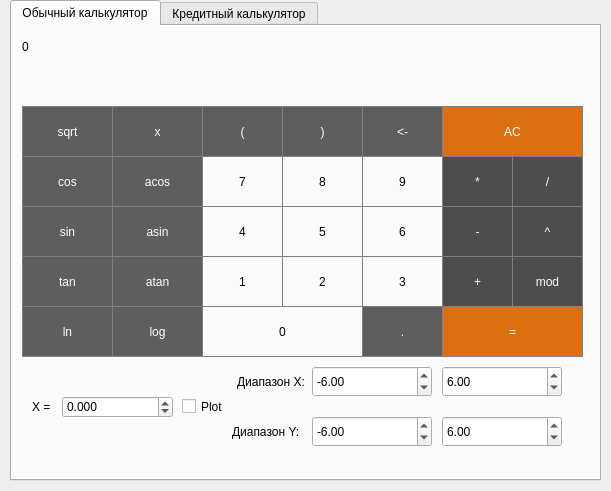
<?xml version="1.0" encoding="UTF-8"?>
<ui version="4.0">
 <class>MainWindow</class>
 <widget class="QMainWindow" name="MainWindow">
  <property name="geometry">
   <rect>
    <x>0</x>
    <y>0</y>
    <width>611</width>
    <height>491</height>
   </rect>
  </property>
  <property name="sizePolicy">
   <sizepolicy hsizetype="Maximum" vsizetype="Maximum">
    <horstretch>0</horstretch>
    <verstretch>0</verstretch>
   </sizepolicy>
  </property>
  <property name="minimumSize">
   <size>
    <width>611</width>
    <height>491</height>
   </size>
  </property>
  <property name="maximumSize">
   <size>
    <width>611</width>
    <height>491</height>
   </size>
  </property>
  <property name="windowTitle">
   <string>MainWindow</string>
  </property>
  <widget class="QWidget" name="centralwidget">
   <widget class="QTabWidget" name="tabWidget">
    <property name="geometry">
     <rect>
      <x>10</x>
      <y>0</y>
      <width>591</width>
      <height>481</height>
     </rect>
    </property>
    <property name="currentIndex">
     <number>0</number>
    </property>
    <widget class="QWidget" name="tab">
     <attribute name="title">
      <string>Обычный калькулятор</string>
     </attribute>
     <widget class="QPushButton" name="pushButton_sin">
      <property name="geometry">
       <rect>
        <x>10</x>
        <y>180</y>
        <width>91</width>
        <height>51</height>
       </rect>
      </property>
      <property name="styleSheet">
       <string notr="true">QPushButton {
  background-color: rgb(94, 94, 94);
  color: white; 
  border: 1px solid gray;
}

QPushButton:pressed {
    background-color: qlineargradient(x1: 0, y1: 0, x2: 0, y2: 1,
                                      stop: 0 #FF7832, stop: 1 #FF9739);
}</string>
      </property>
      <property name="text">
       <string>sin</string>
      </property>
     </widget>
     <widget class="QLabel" name="out_result">
      <property name="geometry">
       <rect>
        <x>10</x>
        <y>0</y>
        <width>561</width>
        <height>41</height>
       </rect>
      </property>
      <property name="styleSheet">
       <string notr="true">QLabel {
  qproperty-alignment: 'AlignVCenter | AlignRight';
  border: 1px solid gray;
}

background-color : white;</string>
      </property>
      <property name="text">
       <string>0</string>
      </property>
     </widget>
     <widget class="QLabel" name="range_Y">
      <property name="geometry">
       <rect>
        <x>220</x>
        <y>390</y>
        <width>77</width>
        <height>31</height>
       </rect>
      </property>
      <property name="text">
       <string>Диапазон Y:</string>
      </property>
     </widget>
     <widget class="QPushButton" name="pushButton_8">
      <property name="geometry">
       <rect>
        <x>270</x>
        <y>130</y>
        <width>81</width>
        <height>51</height>
       </rect>
      </property>
      <property name="styleSheet">
       <string notr="true">QPushButton {
   border: 1px solid gray;
}
QPushButton:pressed {
    background-color: qlineargradient(x1: 0, y1: 0, x2: 0, y2: 1,
                                      stop: 0 #dadbde, stop: 1 #f6f7fa);
}</string>
      </property>
      <property name="text">
       <string>8</string>
      </property>
     </widget>
     <widget class="QPushButton" name="pushButton_diff">
      <property name="geometry">
       <rect>
        <x>430</x>
        <y>180</y>
        <width>71</width>
        <height>51</height>
       </rect>
      </property>
      <property name="styleSheet">
       <string notr="true">QPushButton {
  background-color: rgb(77, 77, 78);
  color: white; 
  border: 1px solid gray;
}

QPushButton:pressed {
    background-color: qlineargradient(x1: 0, y1: 0, x2: 0, y2: 1,
                                      stop: 0 #FF7832, stop: 1 #FF9739);
}</string>
      </property>
      <property name="text">
       <string>-</string>
      </property>
     </widget>
     <widget class="QPushButton" name="pushButton_sum">
      <property name="geometry">
       <rect>
        <x>430</x>
        <y>230</y>
        <width>71</width>
        <height>51</height>
       </rect>
      </property>
      <property name="styleSheet">
       <string notr="true">QPushButton {
  background-color: rgb(77, 77, 78);
  color: white; 
  border: 1px solid gray;
}

QPushButton:pressed {
    background-color: qlineargradient(x1: 0, y1: 0, x2: 0, y2: 1,
                                      stop: 0 #FF7832, stop: 1 #FF9739);
}</string>
      </property>
      <property name="text">
       <string>+</string>
      </property>
     </widget>
     <widget class="QCheckBox" name="plot">
      <property name="geometry">
       <rect>
        <x>170</x>
        <y>350</y>
        <width>49</width>
        <height>61</height>
       </rect>
      </property>
      <property name="text">
       <string>Plot</string>
      </property>
      <property name="autoRepeat">
       <bool>false</bool>
      </property>
      <property name="tristate">
       <bool>false</bool>
      </property>
     </widget>
     <widget class="QPushButton" name="pushButton_acos">
      <property name="geometry">
       <rect>
        <x>100</x>
        <y>130</y>
        <width>91</width>
        <height>51</height>
       </rect>
      </property>
      <property name="styleSheet">
       <string notr="true">QPushButton {
  background-color: rgb(94, 94, 94);
  color: white; 
  border: 1px solid gray;
}

QPushButton:pressed {
    background-color: qlineargradient(x1: 0, y1: 0, x2: 0, y2: 1,
                                      stop: 0 #FF7832, stop: 1 #FF9739);
}</string>
      </property>
      <property name="text">
       <string>acos</string>
      </property>
     </widget>
     <widget class="QDoubleSpinBox" name="min_X">
      <property name="geometry">
       <rect>
        <x>300</x>
        <y>340</y>
        <width>120</width>
        <height>31</height>
       </rect>
      </property>
      <property name="decimals">
       <number>2</number>
      </property>
      <property name="minimum">
       <double>-999.990000000000009</double>
      </property>
      <property name="maximum">
       <double>999.990000000000009</double>
      </property>
      <property name="value">
       <double>-6.000000000000000</double>
      </property>
     </widget>
     <widget class="QPushButton" name="pushButton_result">
      <property name="geometry">
       <rect>
        <x>430</x>
        <y>280</y>
        <width>141</width>
        <height>51</height>
       </rect>
      </property>
      <property name="styleSheet">
       <string notr="true">QPushButton {
  background-color: rgb(218, 112, 15);
  color: white; 
  border: 1px solid gray;
}

QPushButton:pressed {
    background-color: qlineargradient(x1: 0, y1: 0, x2: 0, y2: 1,
                                      stop: 0 #FF7832, stop: 1 #FF9739);
}</string>
      </property>
      <property name="text">
       <string>=</string>
      </property>
     </widget>
     <widget class="QPushButton" name="pushButton_7">
      <property name="geometry">
       <rect>
        <x>190</x>
        <y>130</y>
        <width>81</width>
        <height>51</height>
       </rect>
      </property>
      <property name="styleSheet">
       <string notr="true">QPushButton {
   border: 1px solid gray;
}
QPushButton:pressed {
    background-color: qlineargradient(x1: 0, y1: 0, x2: 0, y2: 1,
                                      stop: 0 #dadbde, stop: 1 #f6f7fa);
}</string>
      </property>
      <property name="text">
       <string>7</string>
      </property>
     </widget>
     <widget class="QDoubleSpinBox" name="max_X">
      <property name="geometry">
       <rect>
        <x>430</x>
        <y>340</y>
        <width>120</width>
        <height>31</height>
       </rect>
      </property>
      <property name="decimals">
       <number>2</number>
      </property>
      <property name="minimum">
       <double>-999.990000000000009</double>
      </property>
      <property name="maximum">
       <double>999.990000000000009</double>
      </property>
      <property name="value">
       <double>6.000000000000000</double>
      </property>
     </widget>
     <widget class="QDoubleSpinBox" name="min_Y">
      <property name="geometry">
       <rect>
        <x>300</x>
        <y>390</y>
        <width>120</width>
        <height>31</height>
       </rect>
      </property>
      <property name="decimals">
       <number>2</number>
      </property>
      <property name="minimum">
       <double>-999.990000000000009</double>
      </property>
      <property name="maximum">
       <double>999.990000000000009</double>
      </property>
      <property name="value">
       <double>-6.000000000000000</double>
      </property>
     </widget>
     <widget class="QPushButton" name="pushButton_div">
      <property name="geometry">
       <rect>
        <x>500</x>
        <y>130</y>
        <width>71</width>
        <height>51</height>
       </rect>
      </property>
      <property name="styleSheet">
       <string notr="true">QPushButton {
  background-color: rgb(77, 77, 78);
  color: white; 
  border: 1px solid gray;
}

QPushButton:pressed {
    background-color: qlineargradient(x1: 0, y1: 0, x2: 0, y2: 1,
                                      stop: 0 #FF7832, stop: 1 #FF9739);
}</string>
      </property>
      <property name="text">
       <string>/</string>
      </property>
     </widget>
     <widget class="QPushButton" name="pushButton_sqrt">
      <property name="geometry">
       <rect>
        <x>10</x>
        <y>80</y>
        <width>91</width>
        <height>51</height>
       </rect>
      </property>
      <property name="styleSheet">
       <string notr="true">QPushButton {
  background-color: rgb(94, 94, 94);
  color: white; 
  border: 1px solid gray;
}

QPushButton:pressed {
    background-color: qlineargradient(x1: 0, y1: 0, x2: 0, y2: 1,
                                      stop: 0 #FF7832, stop: 1 #FF9739);
}</string>
      </property>
      <property name="text">
       <string>sqrt</string>
      </property>
     </widget>
     <widget class="QPushButton" name="pushButton_mult">
      <property name="geometry">
       <rect>
        <x>430</x>
        <y>130</y>
        <width>71</width>
        <height>51</height>
       </rect>
      </property>
      <property name="styleSheet">
       <string notr="true">QPushButton {
  background-color: rgb(77, 77, 78);
  color: white; 
  border: 1px solid gray;
}

QPushButton:pressed {
    background-color: qlineargradient(x1: 0, y1: 0, x2: 0, y2: 1,
                                      stop: 0 #FF7832, stop: 1 #FF9739);
}</string>
      </property>
      <property name="text">
       <string>*</string>
      </property>
     </widget>
     <widget class="QPushButton" name="pushButton_1">
      <property name="geometry">
       <rect>
        <x>190</x>
        <y>230</y>
        <width>81</width>
        <height>51</height>
       </rect>
      </property>
      <property name="styleSheet">
       <string notr="true">QPushButton {
   border: 1px solid gray;
}
QPushButton:pressed {
    background-color: qlineargradient(x1: 0, y1: 0, x2: 0, y2: 1,
                                      stop: 0 #dadbde, stop: 1 #f6f7fa);
}</string>
      </property>
      <property name="text">
       <string>1</string>
      </property>
     </widget>
     <widget class="QLabel" name="out_string">
      <property name="geometry">
       <rect>
        <x>10</x>
        <y>40</y>
        <width>561</width>
        <height>41</height>
       </rect>
      </property>
      <property name="styleSheet">
       <string notr="true">QLabel {
  qproperty-alignment: 'AlignVCenter | AlignRight';
  border: 1px solid gray;
}

background-color : white;</string>
      </property>
      <property name="text">
       <string/>
      </property>
     </widget>
     <widget class="QLabel" name="text_X">
      <property name="geometry">
       <rect>
        <x>20</x>
        <y>365</y>
        <width>21</width>
        <height>31</height>
       </rect>
      </property>
      <property name="text">
       <string>X = </string>
      </property>
     </widget>
     <widget class="QPushButton" name="pushButton_ac">
      <property name="geometry">
       <rect>
        <x>430</x>
        <y>80</y>
        <width>141</width>
        <height>51</height>
       </rect>
      </property>
      <property name="styleSheet">
       <string notr="true">QPushButton {
  background-color:rgb(218, 112, 15);
  color: white; 
  border: 1px solid gray;
}

QPushButton:pressed {
    background-color: qlineargradient(x1: 0, y1: 0, x2: 0, y2: 1,
                                      stop: 0 #FF7832, stop: 1 #FF9739);
}</string>
      </property>
      <property name="text">
       <string>AC</string>
      </property>
     </widget>
     <widget class="QPushButton" name="pushButton_atan">
      <property name="geometry">
       <rect>
        <x>100</x>
        <y>230</y>
        <width>91</width>
        <height>51</height>
       </rect>
      </property>
      <property name="styleSheet">
       <string notr="true">QPushButton {
  background-color: rgb(94, 94, 94);
  color: white; 
  border: 1px solid gray;
}

QPushButton:pressed {
    background-color: qlineargradient(x1: 0, y1: 0, x2: 0, y2: 1,
                                      stop: 0 #FF7832, stop: 1 #FF9739);
}</string>
      </property>
      <property name="text">
       <string>atan</string>
      </property>
     </widget>
     <widget class="QPushButton" name="pushButton_5">
      <property name="geometry">
       <rect>
        <x>270</x>
        <y>180</y>
        <width>81</width>
        <height>51</height>
       </rect>
      </property>
      <property name="styleSheet">
       <string notr="true">QPushButton {
   border: 1px solid gray;
}
QPushButton:pressed {
    background-color: qlineargradient(x1: 0, y1: 0, x2: 0, y2: 1,
                                      stop: 0 #dadbde, stop: 1 #f6f7fa);
}</string>
      </property>
      <property name="text">
       <string>5</string>
      </property>
     </widget>
     <widget class="QPushButton" name="pushButton_4">
      <property name="geometry">
       <rect>
        <x>190</x>
        <y>180</y>
        <width>81</width>
        <height>51</height>
       </rect>
      </property>
      <property name="styleSheet">
       <string notr="true">QPushButton {
   border: 1px solid gray;
}
QPushButton:pressed {
    background-color: qlineargradient(x1: 0, y1: 0, x2: 0, y2: 1,
                                      stop: 0 #dadbde, stop: 1 #f6f7fa);
}</string>
      </property>
      <property name="text">
       <string>4</string>
      </property>
     </widget>
     <widget class="QPushButton" name="pushButton_9">
      <property name="geometry">
       <rect>
        <x>350</x>
        <y>130</y>
        <width>81</width>
        <height>51</height>
       </rect>
      </property>
      <property name="styleSheet">
       <string notr="true">QPushButton {
   border: 1px solid gray;
}
QPushButton:pressed {
    background-color: qlineargradient(x1: 0, y1: 0, x2: 0, y2: 1,
                                      stop: 0 #dadbde, stop: 1 #f6f7fa);
}</string>
      </property>
      <property name="text">
       <string>9</string>
      </property>
     </widget>
     <widget class="QPushButton" name="pushButton_degree">
      <property name="geometry">
       <rect>
        <x>500</x>
        <y>180</y>
        <width>71</width>
        <height>51</height>
       </rect>
      </property>
      <property name="styleSheet">
       <string notr="true">QPushButton {
  background-color: rgb(77, 77, 78);
  color: white; 
  border: 1px solid gray;
}

QPushButton:pressed {
    background-color: qlineargradient(x1: 0, y1: 0, x2: 0, y2: 1,
                                      stop: 0 #FF7832, stop: 1 #FF9739);
}</string>
      </property>
      <property name="text">
       <string>^</string>
      </property>
     </widget>
     <widget class="QLabel" name="range_X">
      <property name="geometry">
       <rect>
        <x>225</x>
        <y>340</y>
        <width>77</width>
        <height>31</height>
       </rect>
      </property>
      <property name="text">
       <string>Диапазон X:</string>
      </property>
     </widget>
     <widget class="QPushButton" name="pushButton_close_bracket">
      <property name="geometry">
       <rect>
        <x>270</x>
        <y>80</y>
        <width>81</width>
        <height>51</height>
       </rect>
      </property>
      <property name="styleSheet">
       <string notr="true">QPushButton {
  background-color: rgb(94, 94, 94);
  color: white; 
  border: 1px solid gray;
}

QPushButton:pressed {
    background-color: qlineargradient(x1: 0, y1: 0, x2: 0, y2: 1,
                                      stop: 0 #FF7832, stop: 1 #FF9739);
}</string>
      </property>
      <property name="text">
       <string>)</string>
      </property>
     </widget>
     <widget class="QDoubleSpinBox" name="input_X">
      <property name="geometry">
       <rect>
        <x>50</x>
        <y>370</y>
        <width>111</width>
        <height>22</height>
       </rect>
      </property>
      <property name="decimals">
       <number>3</number>
      </property>
      <property name="minimum">
       <double>-9999999.990000000223517</double>
      </property>
      <property name="maximum">
       <double>9999999.990000000223517</double>
      </property>
     </widget>
     <widget class="QPushButton" name="pushButton_6">
      <property name="geometry">
       <rect>
        <x>350</x>
        <y>180</y>
        <width>81</width>
        <height>51</height>
       </rect>
      </property>
      <property name="styleSheet">
       <string notr="true">QPushButton {
   border: 1px solid gray;
}
QPushButton:pressed {
    background-color: qlineargradient(x1: 0, y1: 0, x2: 0, y2: 1,
                                      stop: 0 #dadbde, stop: 1 #f6f7fa);
}</string>
      </property>
      <property name="text">
       <string>6</string>
      </property>
     </widget>
     <widget class="QPushButton" name="pushButton_asin">
      <property name="geometry">
       <rect>
        <x>100</x>
        <y>180</y>
        <width>91</width>
        <height>51</height>
       </rect>
      </property>
      <property name="styleSheet">
       <string notr="true">QPushButton {
  background-color: rgb(94, 94, 94);
  color: white; 
  border: 1px solid gray;
}

QPushButton:pressed {
    background-color: qlineargradient(x1: 0, y1: 0, x2: 0, y2: 1,
                                      stop: 0 #FF7832, stop: 1 #FF9739);
}</string>
      </property>
      <property name="text">
       <string>asin</string>
      </property>
     </widget>
     <widget class="QPushButton" name="pushButton_delete">
      <property name="geometry">
       <rect>
        <x>350</x>
        <y>80</y>
        <width>81</width>
        <height>51</height>
       </rect>
      </property>
      <property name="styleSheet">
       <string notr="true">QPushButton {
  background-color: rgb(94, 94, 94);
  color: white; 
  border: 1px solid gray;
}

QPushButton:pressed {
    background-color: qlineargradient(x1: 0, y1: 0, x2: 0, y2: 1,
                                      stop: 0 #FF7832, stop: 1 #FF9739);
}</string>
      </property>
      <property name="text">
       <string>&lt;-</string>
      </property>
     </widget>
     <widget class="QPushButton" name="pushButton_log">
      <property name="geometry">
       <rect>
        <x>100</x>
        <y>280</y>
        <width>91</width>
        <height>51</height>
       </rect>
      </property>
      <property name="styleSheet">
       <string notr="true">QPushButton {
  background-color: rgb(94, 94, 94);
  color: white; 
  border: 1px solid gray;
}

QPushButton:pressed {
    background-color: qlineargradient(x1: 0, y1: 0, x2: 0, y2: 1,
                                      stop: 0 #FF7832, stop: 1 #FF9739);
}</string>
      </property>
      <property name="text">
       <string>log</string>
      </property>
     </widget>
     <widget class="QPushButton" name="pushButton_x">
      <property name="geometry">
       <rect>
        <x>100</x>
        <y>80</y>
        <width>91</width>
        <height>51</height>
       </rect>
      </property>
      <property name="styleSheet">
       <string notr="true">QPushButton {
  background-color: rgb(94, 94, 94);
  color: white; 
  border: 1px solid gray;
}

QPushButton:pressed {
    background-color: qlineargradient(x1: 0, y1: 0, x2: 0, y2: 1,
                                      stop: 0 #FF7832, stop: 1 #FF9739);
}</string>
      </property>
      <property name="text">
       <string>x</string>
      </property>
     </widget>
     <widget class="QPushButton" name="pushButton_open_brecket">
      <property name="geometry">
       <rect>
        <x>190</x>
        <y>80</y>
        <width>81</width>
        <height>51</height>
       </rect>
      </property>
      <property name="styleSheet">
       <string notr="true">QPushButton {
  background-color: rgb(94, 94, 94);
  color: white; 
  border: 1px solid gray;
}

QPushButton:pressed {
    background-color: qlineargradient(x1: 0, y1: 0, x2: 0, y2: 1,
                                      stop: 0 #FF7832, stop: 1 #FF9739);
}</string>
      </property>
      <property name="text">
       <string>(</string>
      </property>
     </widget>
     <widget class="QPushButton" name="pushButton_2">
      <property name="geometry">
       <rect>
        <x>270</x>
        <y>230</y>
        <width>81</width>
        <height>51</height>
       </rect>
      </property>
      <property name="styleSheet">
       <string notr="true">QPushButton {
   border: 1px solid gray;
}
QPushButton:pressed {
    background-color: qlineargradient(x1: 0, y1: 0, x2: 0, y2: 1,
                                      stop: 0 #dadbde, stop: 1 #f6f7fa);
}</string>
      </property>
      <property name="text">
       <string>2</string>
      </property>
     </widget>
     <widget class="QPushButton" name="pushButton_3">
      <property name="geometry">
       <rect>
        <x>350</x>
        <y>230</y>
        <width>81</width>
        <height>51</height>
       </rect>
      </property>
      <property name="styleSheet">
       <string notr="true">QPushButton {
   border: 1px solid gray;
}
QPushButton:pressed {
    background-color: qlineargradient(x1: 0, y1: 0, x2: 0, y2: 1,
                                      stop: 0 #dadbde, stop: 1 #f6f7fa);
}</string>
      </property>
      <property name="text">
       <string>3</string>
      </property>
     </widget>
     <widget class="QPushButton" name="pushButton_dot">
      <property name="geometry">
       <rect>
        <x>350</x>
        <y>280</y>
        <width>81</width>
        <height>51</height>
       </rect>
      </property>
      <property name="styleSheet">
       <string notr="true">QPushButton {
  background-color: rgb(94, 94, 94);
  color: white; 
  border: 1px solid gray;
}

QPushButton:pressed {
    background-color: qlineargradient(x1: 0, y1: 0, x2: 0, y2: 1,
                                      stop: 0 #FF7832, stop: 1 #FF9739);
}</string>
      </property>
      <property name="text">
       <string>.</string>
      </property>
     </widget>
     <widget class="QDoubleSpinBox" name="max_Y">
      <property name="geometry">
       <rect>
        <x>430</x>
        <y>390</y>
        <width>120</width>
        <height>31</height>
       </rect>
      </property>
      <property name="decimals">
       <number>2</number>
      </property>
      <property name="minimum">
       <double>-999.990000000000009</double>
      </property>
      <property name="maximum">
       <double>999.990000000000009</double>
      </property>
      <property name="value">
       <double>6.000000000000000</double>
      </property>
     </widget>
     <widget class="QPushButton" name="pushButton_tan">
      <property name="geometry">
       <rect>
        <x>10</x>
        <y>230</y>
        <width>91</width>
        <height>51</height>
       </rect>
      </property>
      <property name="styleSheet">
       <string notr="true">QPushButton {
  background-color: rgb(94, 94, 94);
  color: white; 
  border: 1px solid gray;
}

QPushButton:pressed {
    background-color: qlineargradient(x1: 0, y1: 0, x2: 0, y2: 1,
                                      stop: 0 #FF7832, stop: 1 #FF9739);
}</string>
      </property>
      <property name="text">
       <string>tan</string>
      </property>
     </widget>
     <widget class="QPushButton" name="pushButton_cos">
      <property name="geometry">
       <rect>
        <x>10</x>
        <y>130</y>
        <width>91</width>
        <height>51</height>
       </rect>
      </property>
      <property name="styleSheet">
       <string notr="true">QPushButton {
  background-color: rgb(94, 94, 94);
  color: white; 
  border: 1px solid gray;
}

QPushButton:pressed {
    background-color: qlineargradient(x1: 0, y1: 0, x2: 0, y2: 1,
                                      stop: 0 #FF7832, stop: 1 #FF9739);
}</string>
      </property>
      <property name="text">
       <string>cos</string>
      </property>
     </widget>
     <widget class="QPushButton" name="pushButton_ln">
      <property name="geometry">
       <rect>
        <x>10</x>
        <y>280</y>
        <width>91</width>
        <height>51</height>
       </rect>
      </property>
      <property name="styleSheet">
       <string notr="true">QPushButton {
  background-color: rgb(94, 94, 94);
  color: white; 
  border: 1px solid gray;
}

QPushButton:pressed {
    background-color: qlineargradient(x1: 0, y1: 0, x2: 0, y2: 1,
                                      stop: 0 #FF7832, stop: 1 #FF9739);
}</string>
      </property>
      <property name="text">
       <string>ln</string>
      </property>
     </widget>
     <widget class="QPushButton" name="pushButton_mod">
      <property name="geometry">
       <rect>
        <x>500</x>
        <y>230</y>
        <width>71</width>
        <height>51</height>
       </rect>
      </property>
      <property name="styleSheet">
       <string notr="true">QPushButton {
  background-color: rgb(77, 77, 78);
  color: white; 
  border: 1px solid gray;
}

QPushButton:pressed {
    background-color: qlineargradient(x1: 0, y1: 0, x2: 0, y2: 1,
                                      stop: 0 #FF7832, stop: 1 #FF9739);
}</string>
      </property>
      <property name="text">
       <string>mod</string>
      </property>
     </widget>
     <widget class="QPushButton" name="pushButton_0">
      <property name="geometry">
       <rect>
        <x>190</x>
        <y>280</y>
        <width>161</width>
        <height>51</height>
       </rect>
      </property>
      <property name="styleSheet">
       <string notr="true">QPushButton {
   border: 1px solid gray;
}
QPushButton:pressed {
    background-color: qlineargradient(x1: 0, y1: 0, x2: 0, y2: 1,
                                      stop: 0 #dadbde, stop: 1 #f6f7fa);
}</string>
      </property>
      <property name="text">
       <string>0</string>
      </property>
     </widget>
    </widget>
    <widget class="QWidget" name="tab_2">
     <attribute name="title">
      <string>Кредитный калькулятор</string>
     </attribute>
     <widget class="QLabel" name="label">
      <property name="geometry">
       <rect>
        <x>190</x>
        <y>10</y>
        <width>141</width>
        <height>31</height>
       </rect>
      </property>
      <property name="text">
       <string>Общая сумма кредита</string>
      </property>
     </widget>
     <widget class="QLabel" name="label_2">
      <property name="geometry">
       <rect>
        <x>360</x>
        <y>10</y>
        <width>71</width>
        <height>31</height>
       </rect>
      </property>
      <property name="text">
       <string>Срок, мес</string>
      </property>
     </widget>
     <widget class="QLabel" name="label_3">
      <property name="geometry">
       <rect>
        <x>450</x>
        <y>10</y>
        <width>131</width>
        <height>31</height>
       </rect>
      </property>
      <property name="text">
       <string>Процентная ставка</string>
      </property>
     </widget>
     <widget class="QLabel" name="label_4">
      <property name="geometry">
       <rect>
        <x>40</x>
        <y>10</y>
        <width>81</width>
        <height>31</height>
       </rect>
      </property>
      <property name="text">
       <string>Тип платежа</string>
      </property>
     </widget>
     <widget class="QDoubleSpinBox" name="doubleSpinBox_credit_sum">
      <property name="geometry">
       <rect>
        <x>190</x>
        <y>50</y>
        <width>141</width>
        <height>31</height>
       </rect>
      </property>
      <property name="maximum">
       <double>9999999999999.990234375000000</double>
      </property>
      <property name="value">
       <double>1000000.000000000000000</double>
      </property>
     </widget>
     <widget class="QSpinBox" name="spinBox_term">
      <property name="geometry">
       <rect>
        <x>360</x>
        <y>50</y>
        <width>71</width>
        <height>31</height>
       </rect>
      </property>
      <property name="maximum">
       <number>999</number>
      </property>
      <property name="value">
       <number>36</number>
      </property>
     </widget>
     <widget class="QDoubleSpinBox" name="doubleSpinBox_bid">
      <property name="geometry">
       <rect>
        <x>470</x>
        <y>50</y>
        <width>91</width>
        <height>31</height>
       </rect>
      </property>
      <property name="maximum">
       <double>200.000000000000000</double>
      </property>
      <property name="value">
       <double>20.000000000000000</double>
      </property>
     </widget>
     <widget class="QPushButton" name="pushButton_calculate">
      <property name="geometry">
       <rect>
        <x>30</x>
        <y>90</y>
        <width>531</width>
        <height>31</height>
       </rect>
      </property>
      <property name="text">
       <string>Расссчитать</string>
      </property>
     </widget>
     <widget class="QLabel" name="label_5">
      <property name="geometry">
       <rect>
        <x>20</x>
        <y>120</y>
        <width>111</width>
        <height>31</height>
       </rect>
      </property>
      <property name="text">
       <string>Общая выплата:</string>
      </property>
     </widget>
     <widget class="QLabel" name="label_6">
      <property name="geometry">
       <rect>
        <x>280</x>
        <y>120</y>
        <width>151</width>
        <height>31</height>
       </rect>
      </property>
      <property name="text">
       <string>Переплата по кредиту:</string>
      </property>
     </widget>
     <widget class="QLineEdit" name="lineEdit_total">
      <property name="geometry">
       <rect>
        <x>132</x>
        <y>127</y>
        <width>121</width>
        <height>21</height>
       </rect>
      </property>
     </widget>
     <widget class="QLineEdit" name="lineEdit_overpayment">
      <property name="geometry">
       <rect>
        <x>440</x>
        <y>127</y>
        <width>131</width>
        <height>21</height>
       </rect>
      </property>
     </widget>
     <widget class="QTableView" name="tableView">
      <property name="geometry">
       <rect>
        <x>10</x>
        <y>150</y>
        <width>561</width>
        <height>361</height>
       </rect>
      </property>
     </widget>
     <widget class="QRadioButton" name="radioButton_annuity">
      <property name="geometry">
       <rect>
        <x>10</x>
        <y>45</y>
        <width>109</width>
        <height>20</height>
       </rect>
      </property>
      <property name="text">
       <string>Аннуитетный</string>
      </property>
      <property name="checked">
       <bool>true</bool>
      </property>
     </widget>
     <widget class="QRadioButton" name="radioButton_different">
      <property name="geometry">
       <rect>
        <x>10</x>
        <y>66</y>
        <width>169</width>
        <height>20</height>
       </rect>
      </property>
      <property name="text">
       <string>Дифференцированный</string>
      </property>
     </widget>
    </widget>
   </widget>
  </widget>
 </widget>
 <resources/>
 <connections/>
</ui>
